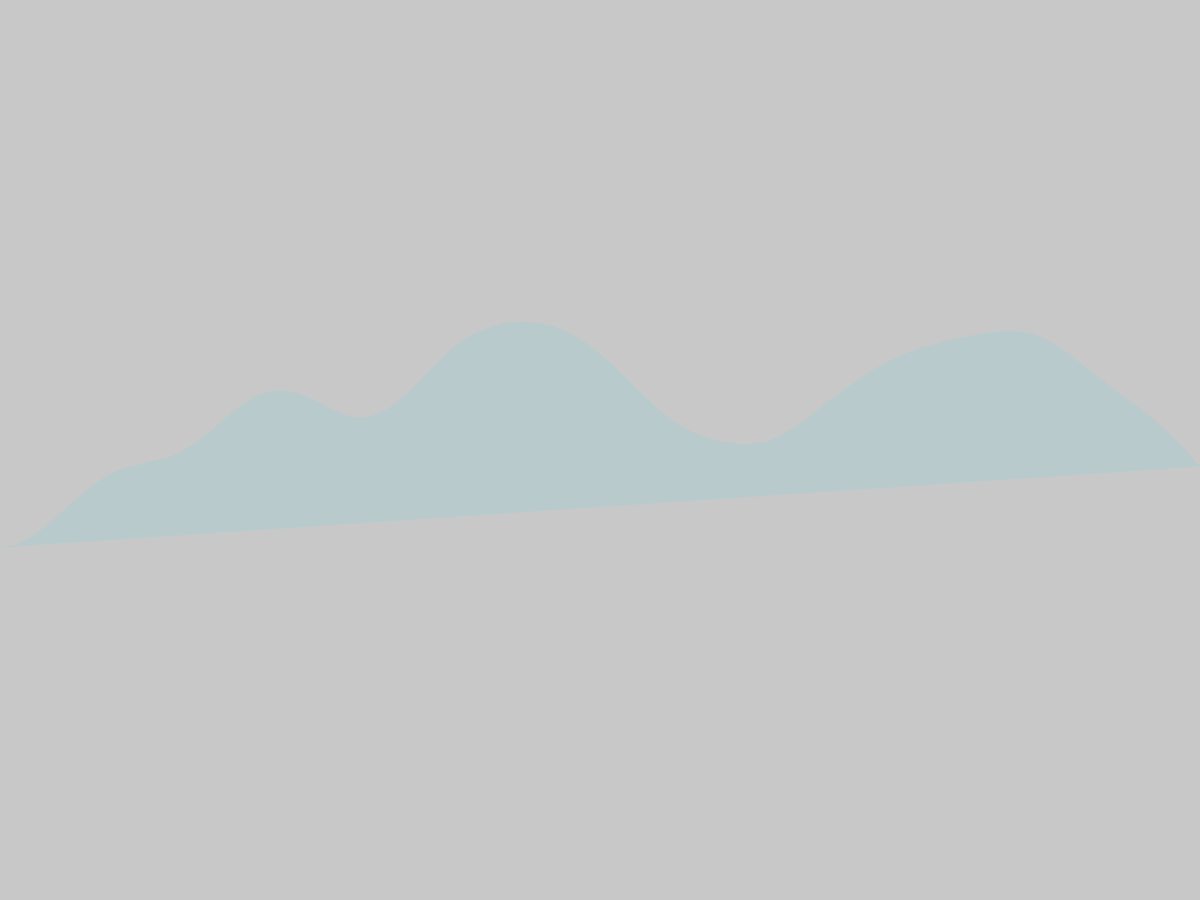
Frame 1 (no input)
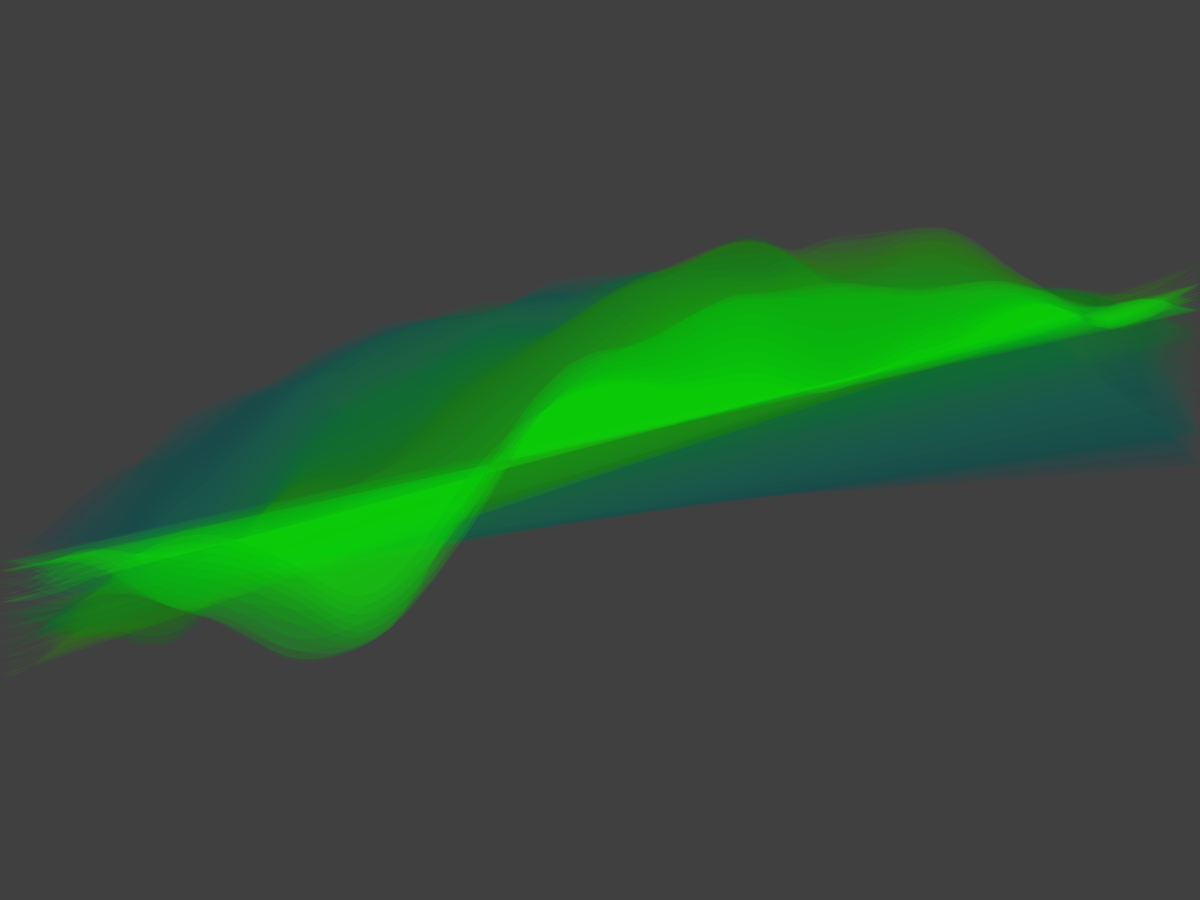
Frame 60 (the mouse pressed at the canvas centre just before this capture)
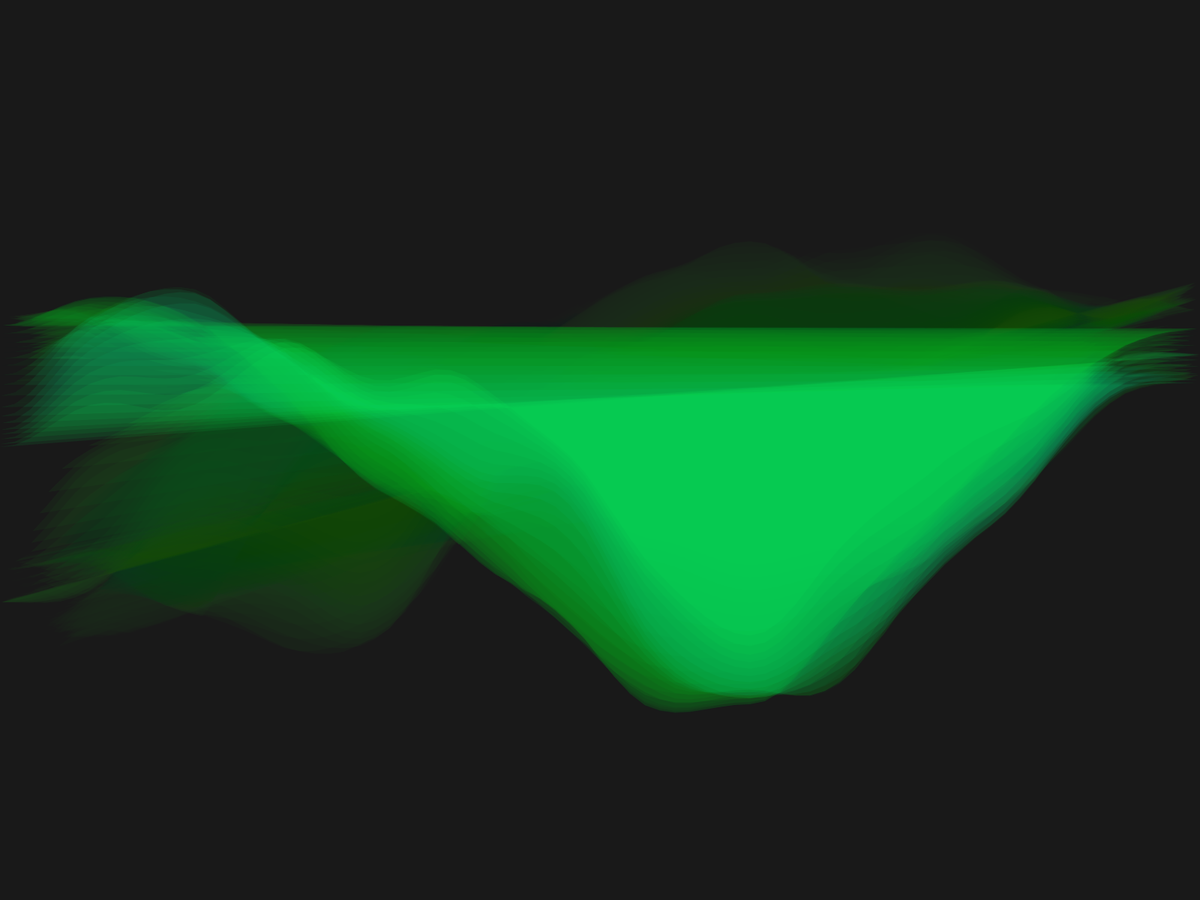
Frame 120 (the mouse held since frame 60 and released just before this capture)

The Processing sketch that drew these frames (run headless with seeded random() and noise(); from frame 60 on, the mouse is pressed at the canvas centre):

// Processing sketch: d3
// ── d3.pde
void setup(){
  fullScreen();
  colorMode(HSB,100,100,100);
}

void draw(){
  noStroke();
  fill(0, 0,0,5);
  rect(0,0,width,height);
  //stroke(255);
      beginShape();
      //vertex(-10, height);
      for(int i=0;i<width+20;i+=20){
        float n=noise(i*0.001,frameCount*0.02);
        float y=map(n,0,1,0,height);
        //stroke(n*100,100,100);
        fill(n*100,100,100,20);
        //vertex(i, width/2);     
         vertex(i,y);
      }
      //vertex(width+11,height);
      endShape(CLOSE);
  }
